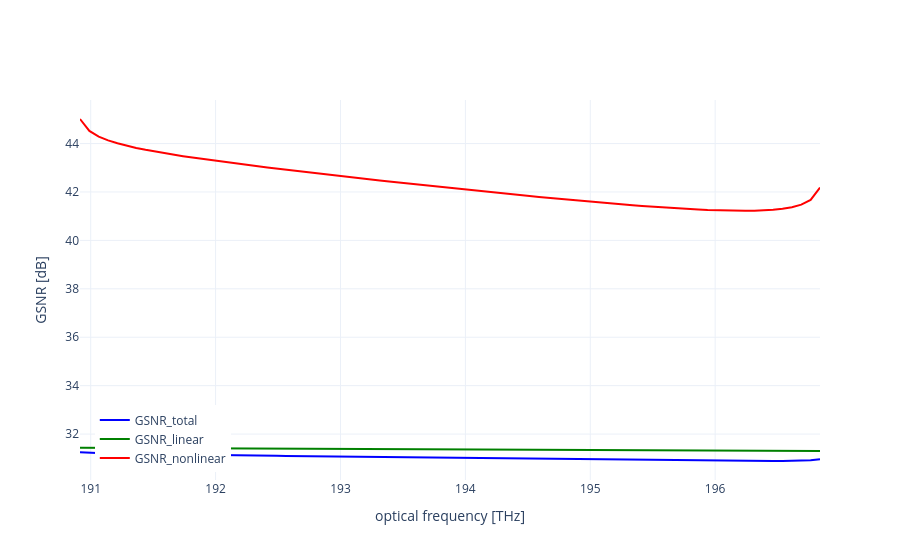

This figure's notebook cell:
### Code cell
curves = [
    {"name": "GSNR_total", "values": ot, "color": "blue"},
    {"name": "GSNR_linear", "values": oa, "color": "green"},
    {"name": "GSNR_nonlinear", "values": on, "color": "red"},
]

plotter = GSNRPlotter(my_link_SNR_Param, curves, bands=[my_band_c])

fig = plotter.plot(N_s_max=1, matlab_indexing=True)
fig.show()
